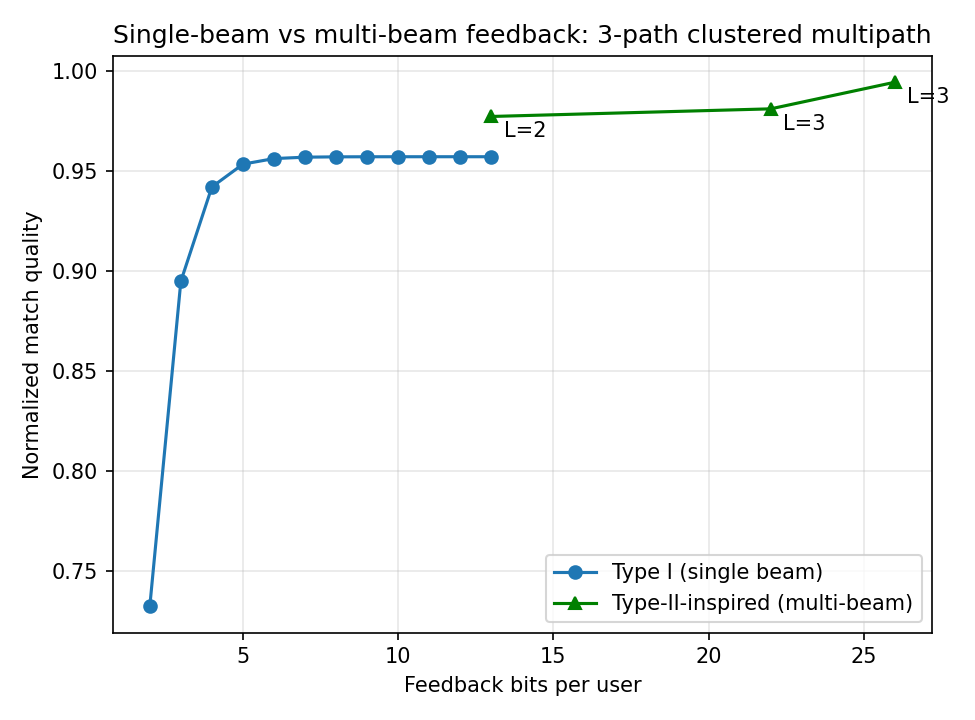

The Python source for this figure:
import numpy as np
import matplotlib
matplotlib.use("Agg")
import matplotlib.pyplot as plt

from precoding import (
    geometric_channel, dft_codebook, pmi_select,
    oversampled_beams, type2_direction, type2_precoder_inputs,
    zf_precoder, sum_rate,
)

Nt = 4
n_paths = 3
rng = np.random.default_rng(3)


def match_quality(h, h_hat):
    num = np.abs(h_hat @ h.conj()) ** 2
    den = (np.linalg.norm(h) ** 2) * (np.linalg.norm(h_hat) ** 2)
    return num / den


# ----------------------------------------------------------------
# Type I: single-beam DFT codebook. Use the same channel draws for
# every bit count so the nested-codebook trend is directly comparable.
# ----------------------------------------------------------------
n_trials = 400
channels = [geometric_channel(Nt, n_paths, rng) for _ in range(n_trials)]
type1_bits = list(range(2, 14))  # include 13 for an exact L=2 budget match
type1_mq = []
for bits in type1_bits:
    cb = dft_codebook(Nt, bits)
    q = []
    for h in channels:
        _, cw = pmi_select(h, cb)
        q.append(match_quality(h, cw))
    type1_mq.append(np.mean(q))

# ----------------------------------------------------------------
# Type-II-inspired multi-beam representation. Coefficient phases are
# quantized RELATIVE to the strongest selected beam (the reference).
# This is intentionally simplified, not a full 3GPP Type II codebook.
# ----------------------------------------------------------------
beams = oversampled_beams(Nt, oversample=4)   # 16 beams -> 4 index bits each

type2_configs = [
    dict(L=2, amp_bits=2, phase_bits=3),   # 13 bits/user
    dict(L=3, amp_bits=2, phase_bits=3),
    dict(L=3, amp_bits=3, phase_bits=4),
]
type2_results = []
for cfg in type2_configs:
    q, bits_list = [], []
    for h in channels:
        h_hat, bits = type2_direction(h, beams, **cfg)
        q.append(match_quality(h, h_hat))
        bits_list.append(bits)
    type2_results.append((np.mean(bits_list), np.mean(q), cfg))

print("=== Experiment 4: Type I vs Type-II-inspired match quality (3-path clustered multipath) ===")
print("Type I bits -> match quality:")
for b, m in zip(type1_bits, type1_mq):
    print(f"  {b:2d} bits -> {m:.4f}")
print("Type-II-inspired bits -> match quality:")
for bits, mq, cfg in type2_results:
    print(f"  ~{bits:.1f} bits -> {mq:.4f}   (L={cfg['L']}, amp_bits={cfg['amp_bits']}, phase_bits={cfg['phase_bits']})")

plt.figure(figsize=(6.5, 4.8))
plt.plot(type1_bits, type1_mq, "o-", label="Type I (single beam)")
t2_bits = [b for b, _, _ in type2_results]
t2_mq = [m for _, m, _ in type2_results]
t2_labels = [f"L={c['L']}" for _, _, c in type2_results]
plt.plot(t2_bits, t2_mq, "^-", color="green", label="Type-II-inspired (multi-beam)")
for b, m, lab in zip(t2_bits, t2_mq, t2_labels):
    plt.annotate(lab, (b, m), textcoords="offset points", xytext=(6, -10))
plt.xlabel("Feedback bits per user")
plt.ylabel("Normalized match quality")
plt.title("Single-beam vs multi-beam feedback: 3-path clustered multipath")
plt.legend()
plt.grid(alpha=0.3)
plt.tight_layout()
plt.savefig("./experiment_4.png", dpi=150)
plt.close()


# ----------------------------------------------------------------
# Sum-rate at an ACTUALLY MATCHED 13-bit budget: Type I 13 bits vs
# Type-II-inspired L=2 (13 bits), plus perfect CSI.
# ----------------------------------------------------------------
K = Nt
noise_power = 10 ** (-20 / 10)
n_avg = 250
matched_cfg = type2_configs[0]   # L=2, amp=2, phase=3 -> 13 bits/user
matched_bits = int(type2_results[0][0])
assert matched_bits == 13

H_draws = [
    np.stack([geometric_channel(Nt, n_paths, rng) for _ in range(K)])
    for _ in range(n_avg)
]

t1_rates, t2_rates, rich_t2_rates, perfect_rates = [], [], [], []
cb = dft_codebook(Nt, matched_bits)
rich_cfg = type2_configs[-1]
for H_true in H_draws:
    H_hat1 = np.zeros_like(H_true)
    for k in range(K):
        _, cw = pmi_select(H_true[k], cb)
        H_hat1[k] = cw
    W1 = zf_precoder(H_hat1)
    t1_rates.append(sum_rate(H_true, W1, noise_power))

    H_hat2, bits_used = type2_precoder_inputs(H_true, beams, **matched_cfg)
    assert bits_used == matched_bits
    W2 = zf_precoder(H_hat2)
    t2_rates.append(sum_rate(H_true, W2, noise_power))

    H_hat_rich, rich_bits_used = type2_precoder_inputs(H_true, beams, **rich_cfg)
    W_rich = zf_precoder(H_hat_rich)
    rich_t2_rates.append(sum_rate(H_true, W_rich, noise_power))

    Wp = zf_precoder(H_true)
    perfect_rates.append(sum_rate(H_true, Wp, noise_power))

print(f"\n=== Sum-rate at matched {matched_bits}-bit budget (K=Nt=4, 20dB) ===")
print(f"Type I            ({matched_bits} bits): {np.mean(t1_rates):.3f} bits/s/Hz")
print(f"Type-II-inspired  ({matched_bits} bits): {np.mean(t2_rates):.3f} bits/s/Hz")
print(f"perfect CSI                 : {np.mean(perfect_rates):.3f} bits/s/Hz")

# Also report the richer configuration as an UNMATCHED representation result.
rich_bits, rich_mq, rich_cfg = type2_results[-1]
print(f"Richer multi-beam representation (NOT matched budget): ~{rich_bits:.0f} bits, "
      f"match quality={rich_mq:.4f}, sum-rate={np.mean(rich_t2_rates):.3f} bits/s/Hz "
      f"(L={rich_cfg['L']}, amp_bits={rich_cfg['amp_bits']}, phase_bits={rich_cfg['phase_bits']})")

print("\nSaved experiment_4.png")
